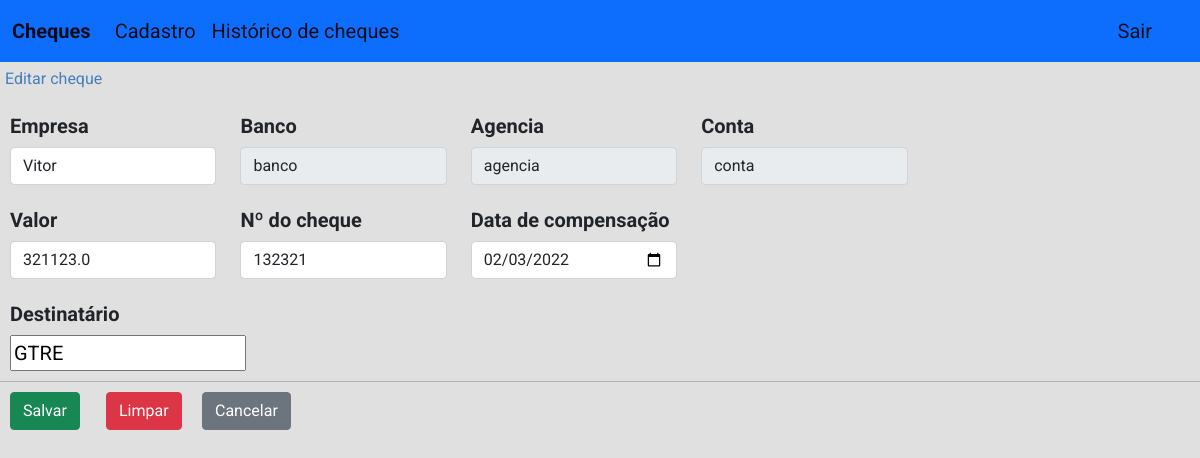
/cheques/editar/11 (signed in), run on an earlier commit of the app's database.
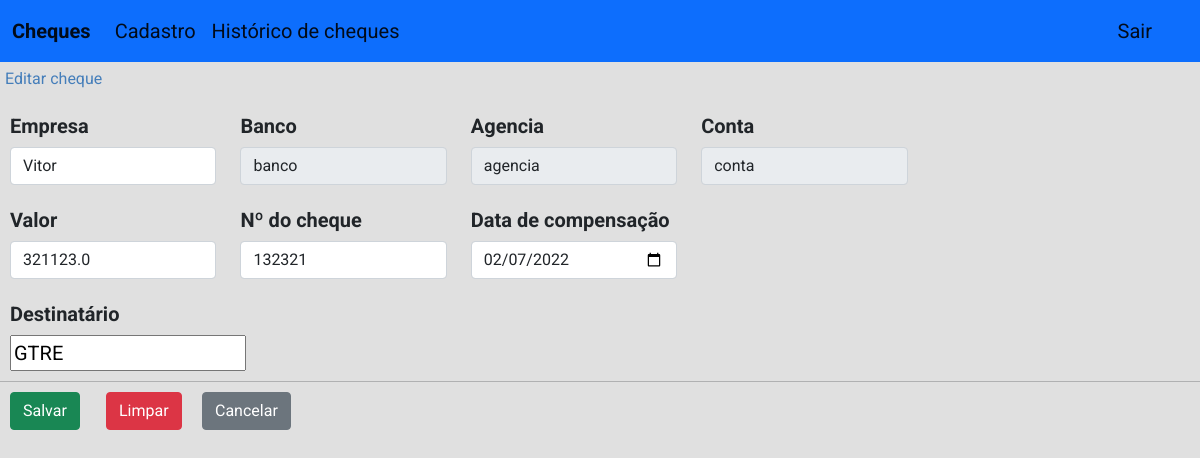
And on a later commit of the database.
### cheques/models.py (models this page shows)
class Cheque(models.Model):
    nr_cheque = models.CharField(max_length=50, blank=True, null=True)
    dt_record = models.DateField(blank=True, null=True)
    dt_futura = models.DateField(blank=True, null=True)
    empresa = models.ForeignKey(
        Empresa, on_delete=models.CASCADE, blank=True, null=True
    )
    destinatario = models.CharField(max_length=50)
    valor = models.FloatField()
    banco = models.CharField(max_length=50, blank=True, null=True)
    agencia = models.CharField(max_length=50, blank=True, null=True)
    conta = models.CharField(max_length=10, blank=True, null=True)
    user = models.ForeignKey(settings.AUTH_USER_MODEL,on_delete=models.CASCADE)

### cheques/views.py (the view)
# urls.py: path("editar/<int:id>", views.editar, name="editar"),
@login_required
def editar(request, id=None):
    if request.method == "GET":
        user = request.user.id
        lista_cheques = Cheque.objects.filter(user=user)
        lista_empresas = Empresa.objects.filter(user=user)
        edit = Cheque.objects.get(id=id)
        context = {
            "lista_cheques": lista_cheques,
            "lista_empresas": lista_empresas,
            "agencia": edit.agencia,
            "dt_futura": edit.dt_futura,
            "empresa": edit.empresa,
            "banco": edit.banco,
            "valor": str(edit.valor).replace(",", "."),
            "conta": edit.conta,
            "destinatario": edit.destinatario,
            "nr_cheque": edit.nr_cheque,
            "id": id,
        }
        return render(request, "cheques/editar.html", context)
    return redirect("editar")

### cheques/templates/cheques/editar.html (shortened to what this page needs)
<!DOCTYPE html>
<html lang="en">
<head>
    {% load static %}
    <link rel="stylesheet" href="{% static 'css/bootstrap.min.css' %}">
    <link rel="stylesheet" href="{% static 'css/bootstrap.css' %}">
    <link rel="stylesheet" href="{% static 'novo.css' %}">
</head>
<body>
    <nav class="navbar navbar-expand-lg navbar-light bg-primary header">
        <div class="container-fluid">
            <a class="navbar-brand" href="/cheques"><strong>Cheques</strong></a>
            <div class="collapse navbar-collapse" id="navbarNav">
                <ul class="navbar-nav">
                    <li class="nav-item">
                        <a class="nav-link active" aria-current="page" href="/cheques/cadastro/">Cadastro</a>
                    </li>
                    <li class="nav-item">
                        <a class="nav-link active" aria-current="page" href="/cheques/hist">Histórico de cheques</a>
                    </li>
                    <li class="nav-item">
                        <a class="nav-link active logout" aria-current="page" href="/cheques/logout">Sair</a>
                    </li>
                </ul>
            </div>
        </div>
    </nav>
    <form action="{% url 'edit' %}" method="post">
        <p class="tl-filtro">Editar cheque</p>
        <div class="container filtros">
            <div class="row labels row-cols-5">
                <div class="col">
                    <p class="valor">Empresa</p>
                </div>
                <div class="col">
                    <p class="valor">Banco</p>
                </div>
                <div class="col">
                    <p class="valor">Agencia</p>
                </div>
                <div class="col">
                    <p class="valor">Conta</p>
                </div>
            </div>
            <div class="row row-cols-5">
                <div class="col">
                    <select class="form-control" onchange="updateFields(this)" name="empresa" id="empresa" value="{{ ultima_empresa }}">
                        {% for empresa in lista_empresas %}
                        <option id="empresaopt" value="{{ empresa.id }}">{{ empresa.nome }}
                        </option>
                        {% endfor %}
                    </select>
                </div>
                <div class="col">
                    <input class="form-control" type="text" name="banco" id="banco" value="banco" readonly="readonly">
                </div>
                <div class="col">
                    <input class="form-control" type="text" name="agencia" id="agencia" value="agencia" readonly="readonly">
                </div>
                <div class="col">
                    <input class="form-control" type="text" name="conta" id="conta" value="conta" readonly="readonly">
                </div>
            </div>
            <div class="row row-cols-5 labels">
                <div class="col">
                    <p class="valor">Valor</p>
                </div>
                <div class="col">
                    <p class="valor">Nº do cheque</p>
                </div>
                <div class="col">
                    <p class="valor">Data de compensação</p>
                </div>
            </div>
            <div class="row row-cols-5">
                <div class="col">
                    <input class="form-control" type="text" name="valor" id="valor" step="0.01" value="{{ valor }}"required>
                </div>
                <div class="col">
                    <input class="form-control" type="number" name="nr_cheque" id="nr_cheque" value="{{ nr_cheque }}">
                </div>
                <div class="col">
                    <input class="form-control" type="date" name="dt_futura" id="dt_futura" value="{{ dt_futura|date:"Y-m-d" }}"required>
                </div>
            </div>
            <div class="row labels">
                <div class="col-2">
                    <p class="valor">Destinatário</p>
                </div>
            </div>
            <div class="col-2">
                <input type="text" name="destinatario" id="destinatario" value="{{ destinatario }}"required>
            </div>
        </div>
        <hr>
        <div class="container ordens">
            <div class="row">
                <div class="col-1">
                    <button type="submit" method="post" class="btn btn-success">Salvar</button>
                </div>
                <div class="col-1">
                    <a class="btn btn-danger" href="/cheques/novo">Limpar</a>
                </div>
                <div class="col-1">
                    <a class="btn btn-secondary" href="/cheques">Cancelar</a>
                </div>
            </div>
        </div>
    </form>
</body>
</html>

### cheques/static/novo.css (style rules this page uses)
body { background-color: rgb(224, 224, 224); font-family: 'Roboto', sans-serif; font-size: 20px; }
.filtros { margin-left: 10px; padding-left: 0px; }
.ordens { margin-left: 10px; padding-left: 0px; }
.labels { font-weight: bold; }
.valor { margin-top: 20px; height: 20px; }
.header { color: aqua; }
.tl-filtro { margin-left: 5px; margin-bottom: 0px; margin-top: 5px; padding-top: 0px; font-size: 16px; color: #457eba; }
select { width: 150px; }
hr { margin-top: 10px; margin-bottom: 10px; }
.logout { height: 30px; text-align: right; right: 40px; position: fixed; }

What changed in the data, as far as the page shows it:
changed Cheque "GTRE": dt_futura "02/03/2022" → "02/07/2022"
